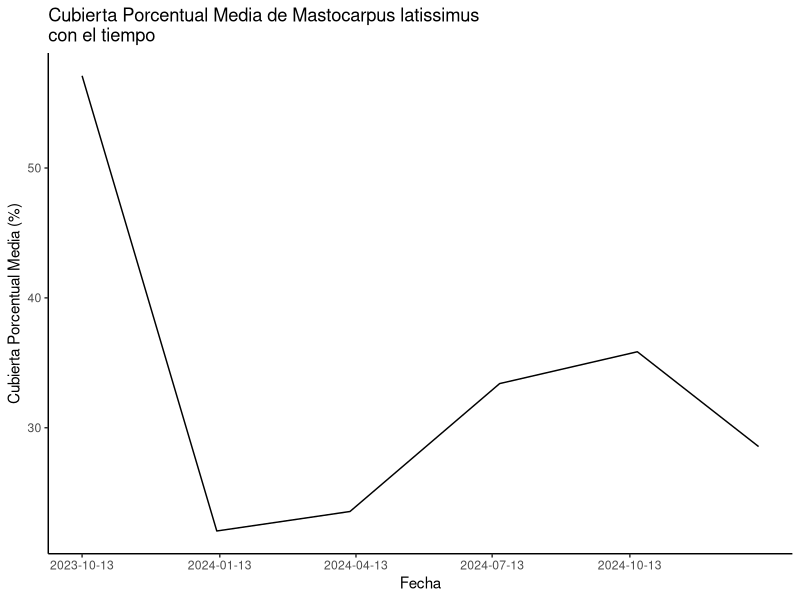
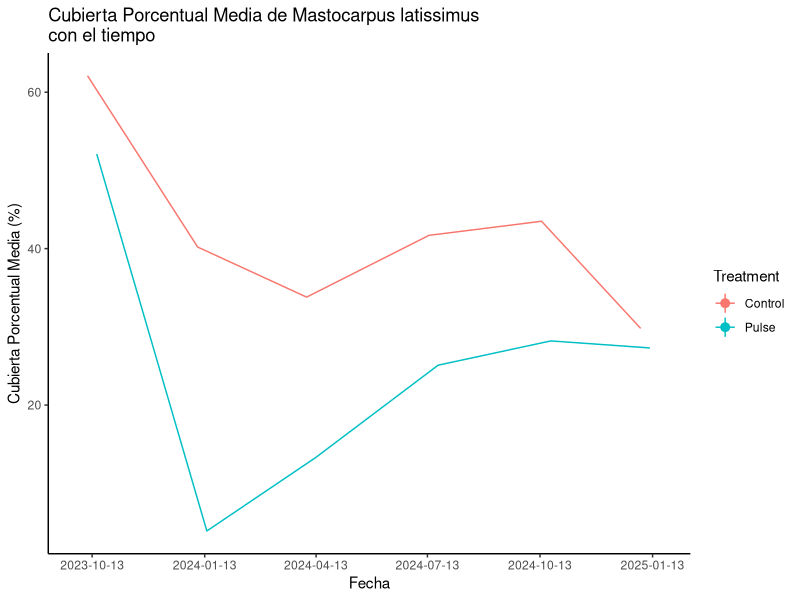

Generate these figures, in order, with R: (Note: this script raises an error after producing the figures.)
# script for plotting Metacarpa abudnace over time----
#Notas-----
## command shift m para %>% 
#option - para <- 
#ver columnas con la funcion de 'names'

# ------Preamble---
rm(list = ls())

#--------Loading packages-------

packs <- c("tidyverse", "readxl")

lapply(packs, library, character.only = TRUE)
library(zoo)
library(ggplot2)

#-----Loading data------------

d <-read_excel(
  "data_removal_master.xlsx",
  skip = 4,
  trim_ws = TRUE,
  na = c("na", "NA")
) %>% 
  mutate_if(is.character, as.factor)

#--------Data preparacion Parte 1: Filtracion de data------------

summary(d)
#filter por proyect y site
d1 <- d %>% 
  filter(proyect == 1230286, Site == "PBLA")

#ver el resultado
view(d1)
print(d1)
names(d1)

#-------------Data preparacion Parte 2: Anadir una nueva columna que mostrar una fecha
#anadir una nueva variable que es la culminacion de 3 varibles para producir una fecha
#usar as.character funcion porque ciertas numeros estan solos (por ejemplo no es 01 es 1)
#mutate anadir una columna

d1$Year <- as.character(d1$Year)
d1$Month <- as.character(d1$Month)
d1$Day <- as.character(d1$Day)

d1 <- d1 %>% 
  mutate(new_date = as.Date(paste(d1$Year, d1$Month, d1$Day, sep = "-"), format = "%Y-%m-%d"))

#ver los resultados
print(head(d1))
names(d1)
view(d1)

#quiero mostrar un medio y error estandard entonces necisto calcular 
#stat_summary(fun.d1 = "mean_cl_boot")
#stat_summary(fun.d1, peom = "line")


#---------Plotting-------
#usar seq(from, to, by = interval) para generar una secuencia de fechas
#usar c() para crear una vector porque limits necesitan un vector como un input
#plot 
ggplot(d1, aes(x = new_date, y = Mastocarpus_latissimus)) +
  stat_summary(fun.data = "mean_cl_boot") +
  stat_summary(fun = mean, geom = "line") +
  labs(x = "Fecha", y = "Cubierta Porcentual Media (%)", title = "Cubierta Porcentual Media de Mastocarpus latissimus \ncon el tiempo") +
  theme_classic() +
  scale_x_date(
    limits = c(as.Date("2023-10-13"), as.Date("2025-01-07")), 
    breaks = seq(as.Date("2023-10-13"), as.Date("2025-01-07"), by = "3 months")
  )
#plot que muestra los dos control y pulso (cambiar limited para estar mas bajo y alto para permitir position_dodge)
ggplot(d1, aes(x = new_date, y = Mastocarpus_latissimus, color = Treatment)) +
  stat_summary(fun.data = "mean_cl_boot", position = position_dodge(width = 15)) +
  stat_summary(fun = mean, geom = "line", position = position_dodge(width = 15)) +
  labs(x = "Fecha", y = "Cubierta Porcentual Media (%)", title = "Cubierta Porcentual Media de Mastocarpus latissimus \ncon el tiempo") +
  theme_classic() +
  scale_x_date(
    limits = c(as.Date("2023-10-01"), as.Date("2025-01-20")), 
    breaks = c(seq(as.Date("2023-10-13"), as.Date("2025-01-13"), by = "3 months"))
  )

#plot lado por lado para comparar Mazzaella laminarioides a Mastocarpus latissimus
library(ggplot2)
install.packages("patchwork")
library(patchwork)
p1 <- ggplot(d1, aes(x = new_date, y = Mastocarpus_latissimus)) +
  stat_summary(fun.data = "mean_cl_boot") +
  stat_summary(fun = mean, geom = "line") +
  labs(x = "Fecha", y = "Cubierta Porcentual Media (%)", title = "Mastocarpus latissimus") +
  theme_classic() +
  scale_x_date(
    limits = c(as.Date("2023-10-13"), as.Date("2025-01-20"))
  )

p2 <- ggplot(d1, aes(x = new_date, y = Mazzaella_laminarioides)) +
  stat_summary(fun.data = "mean_cl_boot") +
  stat_summary(fun = mean, geom = "line") +
  labs(x = "Fecha", y = "Cubierta Porcentual Media (%)", title = "Mazzaella laminarioides") +
  theme_classic() +
  scale_x_date(
    limits = c(as.Date("2023-10-13"), as.Date("2025-01-07"))
  )
p1 + p2

p3 <- ggplot(d1, aes(x = new_date, y = Mastocarpus_latissimus, color = Treatment)) +
  stat_summary(fun.data = "mean_cl_boot", position = position_dodge(width = 25)) +
  stat_summary(fun = mean, geom = "line", position = position_dodge(width = 25)) +
  labs(x = "Fecha", y = "Cubierta Porcentual Media (%)", title = "Mastocarpus latissimus") +
  theme_classic() +
  theme(legend.position = "none") +
  scale_x_date(
    limits = c(as.Date("2023-10-01"), as.Date("2025-01-20"))
  )

p4 <- ggplot(d1, aes(x = new_date, y = Mazzaella_laminarioides, color = Treatment)) +
  stat_summary(fun.data = "mean_cl_boot", position = position_dodge(width = 25)) +
  stat_summary(fun = mean, geom = "line", position = position_dodge(width = 25)) +
  labs(x = "Fecha", y = "Cubierta Porcentual Media (%)", title = "Mazzaella laminarioidess") +
  theme_classic() +
  theme(legend.position = "none") +
  scale_x_date(
    limits = c(as.Date("2023-10-01"), as.Date("2025-01-20"))
  )

(p3 + p4) + 
  plot_layout(guides = "collect") &
  theme(legend.position = "bottom")   

#------MINI PROYECTO_DIVERSIDAD DE ESPECIES-----
#1. Filtrar Sitios en el Sur: PBLA, CALF, CHEU, CHAI
  #hice un error en esta paso, ademas no necesito filtrar por ambos proyecto y sitio porque este proyecto solamente incluye plbla, chai, cheu, calf)
d2 <- d %>% 
  filter(proyect == 1230286)

#ver los resultados
view(d2)
view(d2$Site)

#2. Calcular diversidad de especies 
#descargar paequete "vegan"
install.packages("vegan")
install.packages("permute")
install.packages("lattice")
library(vegan)
library(permute)
library(lattice)

#anadir la fecha a d2
d2$Year <- as.character(d2$Year)
d2$Month <- as.character(d2$Month)
d2$Day <- as.character(d2$Day)

d2 <- d2 %>% 
  mutate(new_date = as.Date(paste(d2$Year, d2$Month, d2$Day, sep = "-"), format = "%Y-%m-%d"))

view(d2)

#calcular diversidad de especies sessiles
#SESSILES: filtrar para sessiles
sessile <- d2 %>% 
  select(Lessonia_spicata:Pink_sponge)
view(sessile)

#calcular diversidad para sessiles
sessilediversity <- diversity(sessile %>% select(-Mastocarpus_latissimus), index = "shannon")
view(sessilediversity)

#ver si los datos son correctos
sessilediversityfake <- diversity(sessile, index = "shannon")
view(sessilediversityfake)

#crear una nueva columna con las valores de sessilediversity
sessile <- sessile %>% 
  mutate(sessilediversity)
view(sessile)

#MOBILE: filtrar para mobile + Mastocarpus
mobile <-  d2 %>% 
  select(Acanthina_monodon:Phymactis_sp, Mastocarpus_latissimus)
view(mobile)

#calcular diversidad para moviles
mobilediversity <- diversity(mobile %>% select(-Mastocarpus_latissimus), index = "shannon")
view(mobilediversity)

#crear una nueva columna con las valores de mobilediversity
mobile <- mobile %>% 
  mutate(mobilediversity)
view(mobile)

#cheque que mis valores son correctos y son incluir mastocarpus
mobilediversityfake <- diversity(mobile, index = "shannon")
view(mobilediversityfake)

#3. Hacer graficos de diversidad de especies y cubierta porcentual de Mastocarpus
#grafico por sessiles y mobiles
#grafico por sessile
ggplot(sessile, aes(x = sessilediversity, y = Mastocarpus_latissimus)) +
  geom_smooth() +
  geom_point() +
  labs(x = "diversidad de sesiles", y = "Cubierta Porcentual (%)", title = "Cubierta Porcentual de Mastocarpus latissimus con \n diversidad de especies sesiles") +
  theme_classic() 

#grafico por mobiles
ggplot(mobile, aes(x = mobilediversity, y = Mastocarpus_latissimus)) +
  geom_smooth() +
  geom_point() +
  labs(x = "diversidad de moviles", y = "Cubierta Porcentual (%)", title = "Cubierta Porcentual de Mastocarpus latissimus con \n diversidad de especies moviles") +
  theme_classic() 

#moviles y sessiles
p5 <- ggplot(sessile, aes(x = sessilediversity, y = Mastocarpus_latissimus)) +
  geom_smooth() +
  geom_point() +
  labs(x = "diversidad de sesiles", y = "Cubierta Porcentual (%)", title = "") +
  theme_classic() 
p6 <- ggplot(mobile, aes(x = mobilediversity, y = Mastocarpus_latissimus)) +
  geom_smooth() +
  geom_point() +
  labs(x = "diversidad de moviles", y = "", title = "") +
  theme_classic() 

p5 + p6 + plot_annotation(title = "Cubierta Porcentual de Mastocarpus latissimus con diversidad \nde especies")

#4. Jugar/analizar con los datos ------
#4a. que occuiría si evitar los ceros del Mastocarpus?
install.packages("dplyr")
library(dplyr)
#evitar los ceros en sessiles
#mutate cambiar los valores en una columna, ifelse puede cambiar un valor de que es TRUE (NA) o FALSO 
sessile <- sessile %>% 
  mutate(Mastocarpus_latissimus = ifelse(Mastocarpus_latissimus == 0, NA, Mastocarpus_latissimus))
view(sessile$Mastocarpus_latissimus)

#hacer un grafico sin los ceros de mastocarpus
ggplot(sessile, aes(x = sessilediversity, y = Mastocarpus_latissimus )) +
  geom_smooth() +
  geom_point() +
  labs(x = "diversidad de sesiles", y = "Cubierta Porcentual (%)", title = "Cubierta Porcentual de Mastocarpus latissimus con \n diversidad de especies sesiles") +
  theme_classic() 

#evitar los ceros en moviles
mobile <- mobile %>% 
  mutate(Mastocarpus_latissimus = ifelse(Mastocarpus_latissimus == 0, NA, Mastocarpus_latissimus))
view(mobile$Mastocarpus_latissimus)

#hacer un grafico sin los ceros de mastocarpus
ggplot(mobile, aes(x = mobilediversity, y = Mastocarpus_latissimus)) +
  geom_smooth() +
  geom_point() +
  labs(x = "diversidad de moviles", y = "Cubierta Porcentual (%)", title = "Cubierta Porcentual de Mastocarpus latissimus con \n diversidad de especies moviles") +
  theme_classic() 

#mostrar graficos por ambos espeices sin ceros
p7 <- ggplot(sessile, aes(x = sessilediversity, y = Mastocarpus_latissimus )) +
  geom_smooth() +
  geom_point() +
  labs(x = "diversidad de sesiles", y = "Cubierta Porcentual (%)", title = "") +
  theme_classic() 
p8 <- ggplot(mobile, aes(x = mobilediversity, y = Mastocarpus_latissimus)) +
  geom_smooth() +
  geom_point() +
  labs(x = "diversidad de moviles", y = "", title = "") +
  theme_classic() 
p7 + p8 + plot_annotation(title = "Cubierta Porcentual de Mastocarpus latissimus con diversidad \nde especies")

#------Modelos Lineales----------------
#modelo lineal de sessiles
oneway.model <- lm(Mastocarpus_latissimus ~ sessilediversity, data = sessile)
summary(oneway.model)
print(oneway.model)

#graficar 
p9 <- ggplot(sessile, aes(x = sessilediversity, y = Mastocarpus_latissimus )) +
  geom_smooth(method = "lm") +
  geom_point() +
  labs(x = "diversidad de sesiles", y = "Cubierta Porcentual (%)", title = "") +
  theme_classic() +
  annotate("text", x=0.53, y=109, label="y = 38.75 - 12.476") +
  annotate("text", x=0.75, y=99, label="Adjusted R-squared = 0.005717") +
  annotate("text", x=0.47, y=89, label="p = 0.193")

#modelo lineal de moviles
oneway.model2 <- lm(Mastocarpus_latissimus ~ mobilediversity, data = mobile)
summary(oneway.model2)
print(oneway.model2)

#graficar 
p10 <- ggplot(mobile, aes(x = mobilediversity, y = Mastocarpus_latissimus )) +
  geom_smooth(method = "lm") +
  geom_point() +
  labs(x = "diversidad de moviles", y = "Cubierta Porcentual (%)", title = "") +
  theme_classic() +
  annotate("text", x=0.50, y=105, label="y = 42.455 - 15.756x") +
  annotate("text", x=0.75, y=95, label="Adjusted R-sqaured = 0.0284") +
  annotate("text", x=0.53, y=85, label="p = 0.03348")

p9 + p10 + plot_annotation(title = "Cubierta Porcentual de Mastocarpus latissimus con diversidad \nde especies")

#----Mastocarpus modelo linea con tiempo  ------
#modelo linea entre Mastocarpus y tiempo
#anadir una columna para la fecha a d2
d2$Year <- as.character(d2$Year)
d2$Month <- as.character(d2$Month)
d2$Day <- as.character(d2$Day)

d2 <- d2 %>% 
  mutate(new_date2 = as.Date(paste(d2$Year, d2$Month, d2$Day, sep = "-"), format = "%Y-%m-%d"))

#ver los resultados
print(head(d2))
view(d2)
names(d2)

#hacer una modelo entre Mastocarpus y tiempo
oneway.model3 <- lm(Mastocarpus_latissimus ~ new_date2, data = d2)
summary(oneway.model3)
print(oneway.model3)

#hacer un plot del modelo
ggplot(d2, aes(x = new_date2, y = Mastocarpus_latissimus)) +
  geom_smooth(method = "lm") +
  geom_point() +
  labs(x = "Fecha", y = "Cubierta Porcentual Media (%)", title = "Cubierta Porcentual Media de Mastocarpus latissimus \ncon el tiempo") +
  theme_classic() +
  scale_x_date(
    limits = c(as.Date("2023-10-01"), as.Date("2025-01-20")), 
    breaks = c(seq(as.Date("2023-10-13"), as.Date("2025-01-13"), by = "3 months"))) +
  annotate("text", x=as.Date("2024-07-13"), y=105,label="y = 256.98018 - 0.01237x") +
  annotate("text", x=as.Date("2024-07-13"), y=95, label="Adjusted R-sqaured = -0.003741") +
  annotate("text", x=as.Date("2024-07-13"), y=85, label="p = 0.45")
 
#hacer un modelo con el control y treatment como grupos
group_model <- d2 %>% 
  group_by(Treatment) %>% 
  do({
    model = lm(Mastocarpus_latissimus ~ new_date2, data = .)
    tidy(model)
  })

#view results
summary(group_model)
print(group_model)
install.packages("broom")
library(broom)

#hacer el grafico
ggplot(d2, aes(x = new_date2, y = Mastocarpus_latissimus, color = Treatment)) +
  geom_smooth(method = "lm") +
  geom_point() +
  labs(x = "Fecha", y = "Cubierta Porcentual Media (%)", title = "Cubierta Porcentual Media de Mastocarpus latissimus \ncon el tiempo") +
  theme_classic() +
  scale_x_date(
    limits = c(as.Date("2023-10-01"), as.Date("2025-01-20")), 
    breaks = c(seq(as.Date("2023-10-13"), as.Date("2025-01-13"), by = "3 months"))) +
  annotate("text", x=as.Date("2024-07-13"), y=105, label="Control: p = 0.498") +
  annotate("text", x=as.Date("2024-07-07"), y=95, label="Pulse: p = 0.129")

#----hacer un modelo linea por sessiles y distingue entre control y pulse ----
#add treatment column to sessile data
sessile_with_treatment <- sessile %>%
  mutate(Treatment = d2$Treatment)
view(sessile_with_treatment)

#hacer un modelo linea
group_model2 <- sessile_with_treatment %>% 
  group_by(Treatment) %>% 
  do({
    model2 = lm(Mastocarpus_latissimus ~ sessilediversity, data = .)
    tidy(model2)
  })
print(group_model2)

#graficar
p11 <- ggplot(sessile_with_treatment, aes(x = sessilediversity, y = Mastocarpus_latissimus, color = Treatment)) +
  geom_smooth(method = "lm") +
  geom_point() +
  labs(x = "diversidad de sesiles", y = "Cubierta Porcentual (%)", title = "") +
  theme_classic() +
  theme(legend.position = "none") +
  annotate("text", x=0.47, y=109, label="Control: p = 0.694") +
  annotate("text", x=0.47, y=99, label="Pulse: p = 0.143")

#----hacer un modelo linea por moviles y distingue entre control y pulse ----
#add treatment column to movil data
mobile_with_treatment <- mobile %>%
  mutate(Treatment = d2$Treatment)
view(mobile_with_treatment)

group_model3 <- mobile_with_treatment %>% 
  group_by(Treatment) %>% 
  do({
    model3 = lm(Mastocarpus_latissimus ~ mobilediversity, data = .)
    tidy(model3)
  })
print(group_model3)

#graficar
p12 <- ggplot(mobile_with_treatment, aes(x = mobilediversity, y = Mastocarpus_latissimus, color = Treatment)) +
  geom_smooth(method = "lm") +
  geom_point() +
  labs(x = "diversidad de moviles", y = "Cubierta Porcentual (%)", title = "") +
  theme_classic() +
  annotate("text", x=0.47, y=109, label="Control: p = 0.157") +
  annotate("text", x=0.47, y=99, label="Pulse: p = 0.342 ")
p11 + p12 + plot_annotation(title = "Cubierta Porcentual de Mastocarpus latissimus con \ndiversidad de especies")

#---modelo linea entre Mastocarpus y Maezaella---
model4 <- lm(Mastocarpus_latissimus ~ Mazzaella_laminarioides, data = d2)
summary(model4)
print(model4)

#graficar
ggplot(d2, aes(x = Mazzaella_laminarioides, y = Mastocarpus_latissimus)) +
  geom_smooth(method = "lm") +
  geom_point() +
  labs(x = "Mazzaella laminarioides", y = "Mastocarpus latissimus", title = "Relacion entre la Cubierta Porcentual de Mazzaella \nlaminarioides y Mastocarpus latissimus") +
  theme_classic() +
  scale_x_continuous(limits = c(0,100)) +
  scale_y_continuous(limits = c(0,100)) +
  annotate("text", x=60, y=100, label="y = 11.73661 - 0.09815x") +
  annotate("text", x=65, y=90, label="Adjusted R-squared = 0.01469") +
  annotate("text", x=53, y=80, label="p < 0.01 ")

#riqueza de especies + modelos lineas
mobile <- mobile %>% 
  mutate(
    species_richness = apply(select(mobile, Acanthina_monodon:Phymactis_sp), 1, function(row) sum(row > 0))
  )
view(mobile)

model5 <- lm(Mastocarpus_latissimus ~ species_richness, data = mobile)
summary(model5)
print(model5)

sessile <- sessile %>% 
  mutate(
    species_richness = apply(select(sessile, Lessonia_spicata:Pink_sponge, -Mastocarpus_latissimus), 1, function(row) sum(row > 0))
  )
view(sessile)

model6 <- lm(Mastocarpus_latissimus ~ species_richness, data = sessile)
summary(model6)
print(model6)

#-----graficar-----
p13 <- ggplot(sessile, aes(x = species_richness, y = Mastocarpus_latissimus )) +
  geom_smooth(method = "lm") +
  geom_point() +
  scale_y_continuous(limits = c(0, 110)) +
  labs(x = "riqueza de sesiles", y = "Cubierta Porcentual (%)", title = "") +
  theme_classic() +
  annotate("text", x=4, y=100, label="y = 66.03 - 10.95x") +
  annotate("text", x=4, y=110, label="Adjusted R-squared = 0.2385") +
  annotate("text", x=4, y=90, label="p < 0.001")

p14 <- ggplot(mobile, aes(x = species_richness, y = Mastocarpus_latissimus )) +
  geom_smooth(method = "lm") +
  geom_point() +
  labs(x = "riqueza de moviles", y = "Cubierta Porcentual (%)", title = "") +
  theme_classic() +
  annotate("text", x=2, y=100, label="y = 43.265 - 4.354x") +
  annotate("text", x=2, y=110, label="Adjusted R-squared = 0.01588") +
  annotate("text", x=2, y=90, label="p = 0.08579")

p13 + p14 +plot_annotation(title="Cubierta Porcentual de Mastocarpus latissimus con \nriqueza de especies")

setwd("/Users/maggie/Documents/Pasantía Primavera 2025/R Studio Graphs/Pasantía Chile")

#graficar cubierta porcentual de mastocarpus y riqueza de sessiles con control y pulso
#add treatment column to sessil data
sessile <- mutate(sessile, Treatment = d2$Treatment)
View(sessile)

#graficar
ggplot(sessile, aes(x = species_richness, y = Mastocarpus_latissimus, color = Treatment)) +
  geom_smooth() +
  geom_point() +
  labs(x = "riqueza de sessiles", y = "Cubierta Porcentual de Mastocarpus(%)", title = "Cubierta Porcentual de Mastocarpus latissimus con \nriqueza de sessiles") +
  theme_classic() +
  scale_x_continuous(limits = c(1,10)) +
  scale_y_continuous(limits = c(0,100))

group_model4 <- sessile %>% 
  group_by(Treatment) %>% 
  do({
    model7 = lm(Mastocarpus_latissimus ~ species_richness, data = .)
    tidy(model7)
  })
print(group_model4)
summary(group_model4)

#-------------Sicronia------------
#riqueza de sessiles en los diferentes sitios con tiempo
#1. anadir nueva fecha
sessile <- mutate(sessile, new_date = d2$new_date2)
View(sessile)

#2. anadir sitios ("PBLA", "CALF", "CHEU", "CHAI")
sessile <- mutate(sessile, site = d2$Site)
View(sessile)

#3 evitar species_richness2 columna para claridad
sessile <- sessile %>% select(-species_richness2) 
View(sessile)

#3 graficar por sitio
#a. PBLA
  #filtrar
sessile_PBLA <- sessile %>% 
  filter(site == c("PBLA"))
View(sessile_PBLA)

  #graficar
ggplot(sessile_PBLA, aes(x = new_date, y = species_richness, color = Treatment)) +
  geom_smooth() +
  geom_point() +
  labs(x = "Fecha", y = "Riqueza de Sessiles", title = "") +
  theme_classic() 

#b CALF
  #filtrar
sessile_CALF <- sessile %>% 
  filter(site == c("CALF"))
View(sessile_CALF)

  #graficar
ggplot(sessile_CALF, aes(x = new_date, y = species_richness, color = Treatment)) +
  geom_smooth() +
  geom_point() +
  labs(x = "Fecha", y = "Riqueza de Sessiles", title = "") +
  theme_classic()

#c CHEU
  #filtrar
sessile_CHEU <- sessile %>% 
  filter(site == c("CHEU"))
View(sessile_CHEU)

  #graficar
ggplot(sessile_CHEU, aes(x = new_date, y = species_richness, color = Treatment)) +
  geom_smooth() +
  geom_point() +
  labs(x = "Fecha", y = "Riqueza de Sessiles", title = "") +
  theme_classic()

#d CHAI
  #filtrar
sessile_CHAI <- sessile %>% 
  filter(site == c("CHAI"))
View(sessile_CHAI)

  #graficar
ggplot(sessile_CHAI, aes(x = new_date, y = species_richness, color = Treatment)) +
  geom_smooth() +
  geom_point() +
  labs(x = "Fecha", y = "Riqueza de Sessiles", title = "") +
  theme_classic()

#chequar datos porque los tratimientos no ver correcto
ggplot(sessile, aes(x= new_date, y = species_richness, color = Treatment)) +
  # geom_smooth() +
  geom_point() +
  labs(x = "Fecha", y = "Riqueza de Sessiles", title = "") +
  theme_classic()


